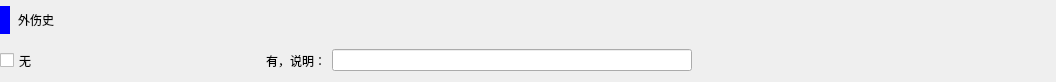
<?xml version="1.0" encoding="UTF-8"?>
<ui version="4.0">
 <class>T3L4</class>
 <widget class="QWidget" name="T3L4">
  <property name="geometry">
   <rect>
    <x>0</x>
    <y>0</y>
    <width>1056</width>
    <height>82</height>
   </rect>
  </property>
  <property name="windowTitle">
   <string>Form</string>
  </property>
  <widget class="QWidget" name="gridLayoutWidget">
   <property name="geometry">
    <rect>
     <x>0</x>
     <y>0</y>
     <width>1052</width>
     <height>76</height>
    </rect>
   </property>
   <layout class="QGridLayout" name="gridLayout" columnstretch="1,0,0,0">
    <item row="1" column="0">
     <widget class="QCheckBox" name="s11">
      <property name="minimumSize">
       <size>
        <width>0</width>
        <height>29</height>
       </size>
      </property>
      <property name="maximumSize">
       <size>
        <width>160</width>
        <height>16777215</height>
       </size>
      </property>
      <property name="text">
       <string>无        </string>
      </property>
     </widget>
    </item>
    <item row="1" column="2">
     <widget class="QLineEdit" name="s13">
      <property name="maximumSize">
       <size>
        <width>360</width>
        <height>16777215</height>
       </size>
      </property>
     </widget>
    </item>
    <item row="1" column="1">
     <widget class="QLabel" name="s12">
      <property name="maximumSize">
       <size>
        <width>160</width>
        <height>16777215</height>
       </size>
      </property>
      <property name="text">
       <string>有，说明：</string>
      </property>
      <property name="alignment">
       <set>Qt::AlignRight|Qt::AlignTrailing|Qt::AlignVCenter</set>
      </property>
     </widget>
    </item>
    <item row="1" column="3">
     <widget class="QWidget" name="widget" native="true"/>
    </item>
    <item row="0" column="0" colspan="4">
     <widget class="QLabel" name="label_31">
      <property name="minimumSize">
       <size>
        <width>1050</width>
        <height>38</height>
       </size>
      </property>
      <property name="maximumSize">
       <size>
        <width>16777215</width>
        <height>38</height>
       </size>
      </property>
      <property name="styleSheet">
       <string notr="true">border-left: 10px solid blue;
border-radius:5px;
padding-left: 5px;
</string>
      </property>
      <property name="text">
       <string>外伤史</string>
      </property>
     </widget>
    </item>
   </layout>
  </widget>
 </widget>
 <resources/>
 <connections/>
</ui>
